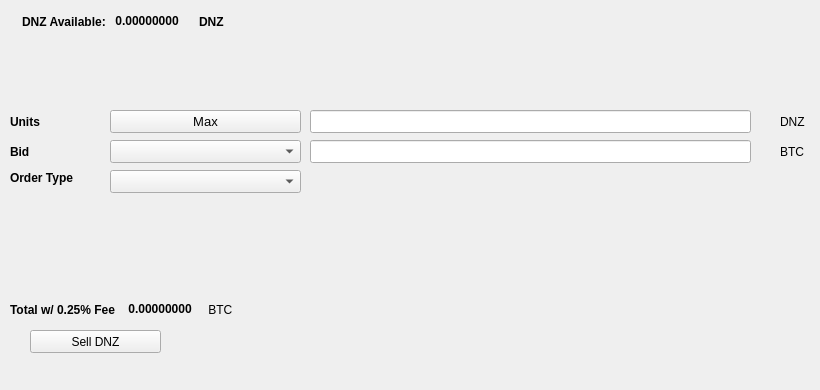
   <widget class="QWidget" name="SellTab">
    <attribute name="title">
     <string>Sell</string>
    </attribute>
    <widget class="QLabel" name="label_16">
     <property name="geometry">
      <rect>
       <x>780</x>
       <y>140</y>
       <width>31</width>
       <height>23</height>
      </rect>
     </property>
     <property name="text">
      <string>BTC</string>
     </property>
    </widget>
    <widget class="QComboBox" name="SellBidcomboBox">
     <property name="geometry">
      <rect>
       <x>110</x>
       <y>140</y>
       <width>191</width>
       <height>23</height>
      </rect>
     </property>
     <property name="font">
      <font>
       <pointsize>10</pointsize>
      </font>
     </property>
    </widget>
    <widget class="QLabel" name="label_18">
     <property name="geometry">
      <rect>
       <x>10</x>
       <y>110</y>
       <width>46</width>
       <height>23</height>
      </rect>
     </property>
     <property name="font">
      <font>
       <weight>75</weight>
       <bold>true</bold>
      </font>
     </property>
     <property name="text">
      <string>Units</string>
     </property>
    </widget>
    <widget class="QPushButton" name="Sell_Max_Amount">
     <property name="geometry">
      <rect>
       <x>110</x>
       <y>110</y>
       <width>191</width>
       <height>23</height>
      </rect>
     </property>
     <property name="font">
      <font>
       <pointsize>10</pointsize>
      </font>
     </property>
     <property name="text">
      <string>Max</string>
     </property>
    </widget>
    <widget class="QLabel" name="label_20">
     <property name="geometry">
      <rect>
       <x>10</x>
       <y>170</y>
       <width>91</width>
       <height>16</height>
      </rect>
     </property>
     <property name="font">
      <font>
       <weight>75</weight>
       <bold>true</bold>
      </font>
     </property>
     <property name="text">
      <string>Order Type</string>
     </property>
    </widget>
    <widget class="QComboBox" name="SellOrdertypeCombo">
     <property name="geometry">
      <rect>
       <x>110</x>
       <y>170</y>
       <width>191</width>
       <height>23</height>
      </rect>
     </property>
     <property name="font">
      <font>
       <pointsize>10</pointsize>
      </font>
     </property>
    </widget>
    <widget class="QLabel" name="label_21">
     <property name="geometry">
      <rect>
       <x>10</x>
       <y>140</y>
       <width>46</width>
       <height>23</height>
      </rect>
     </property>
     <property name="font">
      <font>
       <weight>75</weight>
       <bold>true</bold>
      </font>
     </property>
     <property name="text">
      <string>Bid</string>
     </property>
    </widget>
    <widget class="QLabel" name="label_22">
     <property name="geometry">
      <rect>
       <x>780</x>
       <y>110</y>
       <width>31</width>
       <height>23</height>
      </rect>
     </property>
     <property name="text">
      <string>DNZ</string>
     </property>
    </widget>
    <widget class="QLineEdit" name="UnitsInputDNZ">
     <property name="geometry">
      <rect>
       <x>310</x>
       <y>110</y>
       <width>441</width>
       <height>23</height>
      </rect>
     </property>
     <property name="font">
      <font>
       <pointsize>9</pointsize>
       <weight>75</weight>
       <bold>true</bold>
      </font>
     </property>
    </widget>
    <widget class="QLineEdit" name="SellBidPriceEdit">
     <property name="geometry">
      <rect>
       <x>310</x>
       <y>140</y>
       <width>441</width>
       <height>23</height>
      </rect>
     </property>
     <property name="font">
      <font>
       <pointsize>9</pointsize>
       <weight>75</weight>
       <bold>true</bold>
      </font>
     </property>
    </widget>
    <widget class="QPushButton" name="SellDNZBTN">
     <property name="geometry">
      <rect>
       <x>30</x>
       <y>330</y>
       <width>131</width>
       <height>23</height>
      </rect>
     </property>
     <property name="text">
      <string>Sell DNZ</string>
     </property>
     <property name="icon">
      <iconset resource="../dnz">
       <normaloff>:/icons/bitcoin</normaloff>:/icons/bitcoin</iconset>
     </property>
    </widget>
    <widget class="QWidget" name="layoutWidget3">
     <property name="geometry">
      <rect>
       <x>22</x>
       <y>12</y>
       <width>258</width>
       <height>19</height>
      </rect>
     </property>
     <layout class="QHBoxLayout" name="horizontalLayout">
      <item>
       <widget class="QLabel" name="label232_2">
        <property name="font">
         <font>
          <weight>75</weight>
          <bold>true</bold>
         </font>
        </property>
        <property name="text">
         <string>DNZ Available:</string>
        </property>
       </widget>
      </item>
      <item>
       <widget class="QLabel" name="DNZAvailableLabel">
        <property name="palette">
         <palette>
          <active>
           <colorrole role="WindowText">
            <brush brushstyle="SolidPattern">
             <color alpha="255">
              <red>0</red>
              <green>0</green>
              <blue>0</blue>
             </color>
            </brush>
           </colorrole>
           <colorrole role="Button">
            <brush brushstyle="SolidPattern">
             <color alpha="255">
              <red>0</red>
              <green>170</green>
              <blue>0</blue>
             </color>
            </brush>
           </colorrole>
           <colorrole role="Light">
            <brush brushstyle="SolidPattern">
             <color alpha="255">
              <red>0</red>
              <green>255</green>
              <blue>0</blue>
             </color>
            </brush>
           </colorrole>
           <colorrole role="Midlight">
            <brush brushstyle="SolidPattern">
             <color alpha="255">
              <red>0</red>
              <green>212</green>
              <blue>0</blue>
             </color>
            </brush>
           </colorrole>
           <colorrole role="Dark">
            <brush brushstyle="SolidPattern">
             <color alpha="255">
              <red>0</red>
              <green>85</green>
              <blue>0</blue>
             </color>
            </brush>
           </colorrole>
           <colorrole role="Mid">
            <brush brushstyle="SolidPattern">
             <color alpha="255">
              <red>0</red>
              <green>113</green>
              <blue>0</blue>
             </color>
            </brush>
           </colorrole>
           <colorrole role="Text">
            <brush brushstyle="SolidPattern">
             <color alpha="255">
              <red>0</red>
              <green>170</green>
              <blue>0</blue>
             </color>
            </brush>
           </colorrole>
           <colorrole role="BrightText">
            <brush brushstyle="SolidPattern">
             <color alpha="255">
              <red>255</red>
              <green>255</green>
              <blue>255</blue>
             </color>
            </brush>
           </colorrole>
           <colorrole role="ButtonText">
            <brush brushstyle="SolidPattern">
             <color alpha="255">
              <red>0</red>
              <green>0</green>
              <blue>0</blue>
             </color>
            </brush>
           </colorrole>
           <colorrole role="Base">
            <brush brushstyle="SolidPattern">
             <color alpha="255">
              <red>255</red>
              <green>255</green>
              <blue>255</blue>
             </color>
            </brush>
           </colorrole>
           <colorrole role="Window">
            <brush brushstyle="SolidPattern">
             <color alpha="255">
              <red>0</red>
              <green>170</green>
              <blue>0</blue>
             </color>
            </brush>
           </colorrole>
           <colorrole role="Shadow">
            <brush brushstyle="SolidPattern">
             <color alpha="255">
              <red>0</red>
              <green>0</green>
              <blue>0</blue>
             </color>
            </brush>
           </colorrole>
           <colorrole role="AlternateBase">
            <brush brushstyle="SolidPattern">
             <color alpha="255">
              <red>127</red>
              <green>212</green>
              <blue>127</blue>
             </color>
            </brush>
           </colorrole>
           <colorrole role="ToolTipBase">
            <brush brushstyle="SolidPattern">
             <color alpha="255">
              <red>255</red>
              <green>255</green>
              <blue>220</blue>
             </color>
            </brush>
           </colorrole>
           <colorrole role="ToolTipText">
            <brush brushstyle="SolidPattern">
             <color alpha="255">
              <red>0</red>
              <green>0</green>
              <blue>0</blue>
             </color>
            </brush>
           </colorrole>
          </active>
          <inactive>
           <colorrole role="WindowText">
            <brush brushstyle="SolidPattern">
             <color alpha="255">
              <red>0</red>
              <green>0</green>
              <blue>0</blue>
             </color>
            </brush>
           </colorrole>
           <colorrole role="Button">
            <brush brushstyle="SolidPattern">
             <color alpha="255">
              <red>0</red>
              <green>170</green>
              <blue>0</blue>
             </color>
            </brush>
           </colorrole>
           <colorrole role="Light">
            <brush brushstyle="SolidPattern">
             <color alpha="255">
              <red>0</red>
              <green>255</green>
              <blue>0</blue>
             </color>
            </brush>
           </colorrole>
           <colorrole role="Midlight">
            <brush brushstyle="SolidPattern">
             <color alpha="255">
              <red>0</red>
              <green>212</green>
              <blue>0</blue>
             </color>
            </brush>
           </colorrole>
           <colorrole role="Dark">
            <brush brushstyle="SolidPattern">
             <color alpha="255">
              <red>0</red>
              <green>85</green>
              <blue>0</blue>
             </color>
            </brush>
           </colorrole>
           <colorrole role="Mid">
            <brush brushstyle="SolidPattern">
             <color alpha="255">
              <red>0</red>
              <green>113</green>
              <blue>0</blue>
             </color>
            </brush>
           </colorrole>
           <colorrole role="Text">
            <brush brushstyle="SolidPattern">
             <color alpha="255">
              <red>0</red>
              <green>170</green>
              <blue>0</blue>
             </color>
            </brush>
           </colorrole>
           <colorrole role="BrightText">
            <brush brushstyle="SolidPattern">
             <color alpha="255">
              <red>255</red>
              <green>255</green>
              <blue>255</blue>
             </color>
            </brush>
           </colorrole>
           <colorrole role="ButtonText">
            <brush brushstyle="SolidPattern">
             <color alpha="255">
              <red>0</red>
              <green>0</green>
              <blue>0</blue>
             </color>
            </brush>
           </colorrole>
           <colorrole role="Base">
            <brush brushstyle="SolidPattern">
             <color alpha="255">
              <red>255</red>
              <green>255</green>
              <blue>255</blue>
             </color>
            </brush>
           </colorrole>
           <colorrole role="Window">
            <brush brushstyle="SolidPattern">
             <color alpha="255">
              <red>0</red>
              <green>170</green>
              <blue>0</blue>
             </color>
            </brush>
           </colorrole>
           <colorrole role="Shadow">
            <brush brushstyle="SolidPattern">
             <color alpha="255">
              <red>0</red>
              <green>0</green>
              <blue>0</blue>
             </color>
            </brush>
           </colorrole>
           <colorrole role="AlternateBase">
            <brush brushstyle="SolidPattern">
             <color alpha="255">
              <red>127</red>
              <green>212</green>
              <blue>127</blue>
             </color>
            </brush>
           </colorrole>
           <colorrole role="ToolTipBase">
            <brush brushstyle="SolidPattern">
             <color alpha="255">
              <red>255</red>
              <green>255</green>
              <blue>220</blue>
             </color>
            </brush>
           </colorrole>
           <colorrole role="ToolTipText">
            <brush brushstyle="SolidPattern">
             <color alpha="255">
              <red>0</red>
              <green>0</green>
              <blue>0</blue>
             </color>
            </brush>
           </colorrole>
          </inactive>
          <disabled>
           <colorrole role="WindowText">
            <brush brushstyle="SolidPattern">
             <color alpha="255">
              <red>0</red>
              <green>85</green>
              <blue>0</blue>
             </color>
            </brush>
           </colorrole>
           <colorrole role="Button">
            <brush brushstyle="SolidPattern">
             <color alpha="255">
              <red>0</red>
              <green>170</green>
              <blue>0</blue>
             </color>
            </brush>
           </colorrole>
           <colorrole role="Light">
            <brush brushstyle="SolidPattern">
             <color alpha="255">
              <red>0</red>
              <green>255</green>
              <blue>0</blue>
             </color>
            </brush>
           </colorrole>
           <colorrole role="Midlight">
            <brush brushstyle="SolidPattern">
             <color alpha="255">
              <red>0</red>
              <green>212</green>
              <blue>0</blue>
             </color>
            </brush>
           </colorrole>
           <colorrole role="Dark">
            <brush brushstyle="SolidPattern">
             <color alpha="255">
              <red>0</red>
              <green>85</green>
              <blue>0</blue>
             </color>
            </brush>
           </colorrole>
           <colorrole role="Mid">
            <brush brushstyle="SolidPattern">
             <color alpha="255">
              <red>0</red>
              <green>113</green>
              <blue>0</blue>
             </color>
            </brush>
           </colorrole>
           <colorrole role="Text">
            <brush brushstyle="SolidPattern">
             <color alpha="255">
              <red>0</red>
              <green>85</green>
              <blue>0</blue>
             </color>
            </brush>
           </colorrole>
           <colorrole role="BrightText">
            <brush brushstyle="SolidPattern">
             <color alpha="255">
              <red>255</red>
              <green>255</green>
              <blue>255</blue>
             </color>
            </brush>
           </colorrole>
           <colorrole role="ButtonText">
            <brush brushstyle="SolidPattern">
             <color alpha="255">
              <red>0</red>
              <green>85</green>
              <blue>0</blue>
             </color>
            </brush>
           </colorrole>
           <colorrole role="Base">
            <brush brushstyle="SolidPattern">
             <color alpha="255">
              <red>0</red>
              <green>170</green>
              <blue>0</blue>
             </color>
            </brush>
           </colorrole>
           <colorrole role="Window">
            <brush brushstyle="SolidPattern">
             <color alpha="255">
              <red>0</red>
              <green>170</green>
              <blue>0</blue>
             </color>
            </brush>
           </colorrole>
           <colorrole role="Shadow">
            <brush brushstyle="SolidPattern">
             <color alpha="255">
              <red>0</red>
              <green>0</green>
              <blue>0</blue>
             </color>
            </brush>
           </colorrole>
           <colorrole role="AlternateBase">
            <brush brushstyle="SolidPattern">
             <color alpha="255">
              <red>0</red>
              <green>170</green>
              <blue>0</blue>
             </color>
            </brush>
           </colorrole>
           <colorrole role="ToolTipBase">
            <brush brushstyle="SolidPattern">
             <color alpha="255">
              <red>255</red>
              <green>255</green>
              <blue>220</blue>
             </color>
            </brush>
           </colorrole>
           <colorrole role="ToolTipText">
            <brush brushstyle="SolidPattern">
             <color alpha="255">
              <red>0</red>
              <green>0</green>
              <blue>0</blue>
             </color>
            </brush>
           </colorrole>
          </disabled>
         </palette>
        </property>
        <property name="font">
         <font>
          <weight>75</weight>
          <bold>true</bold>
         </font>
        </property>
        <property name="text">
         <string> 0.00000000 </string>
        </property>
        <property name="textInteractionFlags">
         <set>Qt::LinksAccessibleByMouse|Qt::TextSelectableByKeyboard|Qt::TextSelectableByMouse</set>
        </property>
       </widget>
      </item>
      <item>
       <widget class="QLabel" name="labelDNZ">
        <property name="font">
         <font>
          <weight>75</weight>
          <bold>true</bold>
         </font>
        </property>
        <property name="text">
         <string>DNZ</string>
        </property>
       </widget>
      </item>
     </layout>
    </widget>
    <widget class="QWidget" name="layoutWidget">
     <property name="geometry">
      <rect>
       <x>10</x>
       <y>300</y>
       <width>268</width>
       <height>19</height>
      </rect>
     </property>
     <layout class="QHBoxLayout" name="horizontalLayout_2">
      <item>
       <widget class="QLabel" name="label_19">
        <property name="font">
         <font>
          <weight>75</weight>
          <bold>true</bold>
         </font>
        </property>
        <property name="text">
         <string>Total w/ 0.25% Fee </string>
        </property>
       </widget>
      </item>
      <item>
       <widget class="QLabel" name="SellCostLabel">
        <property name="palette">
         <palette>
          <active>
           <colorrole role="WindowText">
            <brush brushstyle="SolidPattern">
             <color alpha="255">
              <red>0</red>
              <green>0</green>
              <blue>0</blue>
             </color>
            </brush>
           </colorrole>
           <colorrole role="Button">
            <brush brushstyle="SolidPattern">
             <color alpha="255">
              <red>0</red>
              <green>170</green>
              <blue>0</blue>
             </color>
            </brush>
           </colorrole>
           <colorrole role="Light">
            <brush brushstyle="SolidPattern">
             <color alpha="255">
              <red>0</red>
              <green>255</green>
              <blue>0</blue>
             </color>
            </brush>
           </colorrole>
           <colorrole role="Midlight">
            <brush brushstyle="SolidPattern">
             <color alpha="255">
              <red>0</red>
              <green>212</green>
              <blue>0</blue>
             </color>
            </brush>
           </colorrole>
           <colorrole role="Dark">
            <brush brushstyle="SolidPattern">
             <color alpha="255">
              <red>0</red>
              <green>85</green>
              <blue>0</blue>
             </color>
            </brush>
           </colorrole>
           <colorrole role="Mid">
            <brush brushstyle="SolidPattern">
             <color alpha="255">
              <red>0</red>
              <green>113</green>
              <blue>0</blue>
             </color>
            </brush>
           </colorrole>
           <colorrole role="Text">
            <brush brushstyle="SolidPattern">
             <color alpha="255">
              <red>0</red>
              <green>170</green>
              <blue>0</blue>
             </color>
            </brush>
           </colorrole>
           <colorrole role="BrightText">
            <brush brushstyle="SolidPattern">
             <color alpha="255">
              <red>255</red>
              <green>255</green>
              <blue>255</blue>
             </color>
            </brush>
           </colorrole>
           <colorrole role="ButtonText">
            <brush brushstyle="SolidPattern">
             <color alpha="255">
              <red>0</red>
              <green>0</green>
              <blue>0</blue>
             </color>
            </brush>
           </colorrole>
           <colorrole role="Base">
            <brush brushstyle="SolidPattern">
             <color alpha="255">
              <red>255</red>
              <green>255</green>
              <blue>255</blue>
             </color>
            </brush>
           </colorrole>
           <colorrole role="Window">
            <brush brushstyle="SolidPattern">
             <color alpha="255">
              <red>0</red>
              <green>170</green>
              <blue>0</blue>
             </color>
            </brush>
           </colorrole>
           <colorrole role="Shadow">
            <brush brushstyle="SolidPattern">
             <color alpha="255">
              <red>0</red>
              <green>0</green>
              <blue>0</blue>
             </color>
            </brush>
           </colorrole>
           <colorrole role="AlternateBase">
            <brush brushstyle="SolidPattern">
             <color alpha="255">
              <red>127</red>
              <green>212</green>
              <blue>127</blue>
             </color>
            </brush>
           </colorrole>
           <colorrole role="ToolTipBase">
            <brush brushstyle="SolidPattern">
             <color alpha="255">
              <red>255</red>
              <green>255</green>
              <blue>220</blue>
             </color>
            </brush>
           </colorrole>
           <colorrole role="ToolTipText">
            <brush brushstyle="SolidPattern">
             <color alpha="255">
              <red>0</red>
              <green>0</green>
              <blue>0</blue>
             </color>
            </brush>
           </colorrole>
          </active>
          <inactive>
           <colorrole role="WindowText">
            <brush brushstyle="SolidPattern">
             <color alpha="255">
              <red>0</red>
              <green>0</green>
              <blue>0</blue>
             </color>
            </brush>
           </colorrole>
           <colorrole role="Button">
            <brush brushstyle="SolidPattern">
             <color alpha="255">
              <red>0</red>
              <green>170</green>
              <blue>0</blue>
             </color>
            </brush>
           </colorrole>
           <colorrole role="Light">
            <brush brushstyle="SolidPattern">
             <color alpha="255">
              <red>0</red>
              <green>255</green>
              <blue>0</blue>
             </color>
            </brush>
           </colorrole>
           <colorrole role="Midlight">
            <brush brushstyle="SolidPattern">
             <color alpha="255">
              <red>0</red>
              <green>212</green>
              <blue>0</blue>
             </color>
            </brush>
           </colorrole>
           <colorrole role="Dark">
            <brush brushstyle="SolidPattern">
             <color alpha="255">
              <red>0</red>
              <green>85</green>
              <blue>0</blue>
             </color>
            </brush>
           </colorrole>
           <colorrole role="Mid">
            <brush brushstyle="SolidPattern">
             <color alpha="255">
              <red>0</red>
              <green>113</green>
              <blue>0</blue>
             </color>
            </brush>
           </colorrole>
           <colorrole role="Text">
            <brush brushstyle="SolidPattern">
             <color alpha="255">
              <red>0</red>
              <green>170</green>
              <blue>0</blue>
             </color>
            </brush>
           </colorrole>
           <colorrole role="BrightText">
            <brush brushstyle="SolidPattern">
             <color alpha="255">
              <red>255</red>
              <green>255</green>
              <blue>255</blue>
             </color>
            </brush>
           </colorrole>
           <colorrole role="ButtonText">
            <brush brushstyle="SolidPattern">
             <color alpha="255">
              <red>0</red>
              <green>0</green>
              <blue>0</blue>
             </color>
            </brush>
           </colorrole>
           <colorrole role="Base">
            <brush brushstyle="SolidPattern">
             <color alpha="255">
              <red>255</red>
              <green>255</green>
              <blue>255</blue>
             </color>
            </brush>
           </colorrole>
           <colorrole role="Window">
            <brush brushstyle="SolidPattern">
             <color alpha="255">
              <red>0</red>
              <green>170</green>
              <blue>0</blue>
             </color>
            </brush>
           </colorrole>
           <colorrole role="Shadow">
            <brush brushstyle="SolidPattern">
             <color alpha="255">
              <red>0</red>
              <green>0</green>
              <blue>0</blue>
             </color>
            </brush>
           </colorrole>
           <colorrole role="AlternateBase">
            <brush brushstyle="SolidPattern">
             <color alpha="255">
              <red>127</red>
              <green>212</green>
              <blue>127</blue>
             </color>
            </brush>
           </colorrole>
           <colorrole role="ToolTipBase">
            <brush brushstyle="SolidPattern">
             <color alpha="255">
              <red>255</red>
              <green>255</green>
              <blue>220</blue>
             </color>
            </brush>
           </colorrole>
           <colorrole role="ToolTipText">
            <brush brushstyle="SolidPattern">
             <color alpha="255">
              <red>0</red>
              <green>0</green>
              <blue>0</blue>
             </color>
            </brush>
           </colorrole>
          </inactive>
          <disabled>
           <colorrole role="WindowText">
            <brush brushstyle="SolidPattern">
             <color alpha="255">
              <red>0</red>
              <green>85</green>
              <blue>0</blue>
             </color>
            </brush>
           </colorrole>
           <colorrole role="Button">
            <brush brushstyle="SolidPattern">
             <color alpha="255">
              <red>0</red>
              <green>170</green>
              <blue>0</blue>
             </color>
            </brush>
           </colorrole>
           <colorrole role="Light">
            <brush brushstyle="SolidPattern">
             <color alpha="255">
              <red>0</red>
              <green>255</green>
              <blue>0</blue>
             </color>
            </brush>
           </colorrole>
           <colorrole role="Midlight">
            <brush brushstyle="SolidPattern">
             <color alpha="255">
              <red>0</red>
              <green>212</green>
              <blue>0</blue>
             </color>
            </brush>
           </colorrole>
           <colorrole role="Dark">
            <brush brushstyle="SolidPattern">
             <color alpha="255">
              <red>0</red>
              <green>85</green>
              <blue>0</blue>
             </color>
            </brush>
           </colorrole>
           <colorrole role="Mid">
            <brush brushstyle="SolidPattern">
             <color alpha="255">
              <red>0</red>
              <green>113</green>
              <blue>0</blue>
             </color>
            </brush>
           </colorrole>
           <colorrole role="Text">
            <brush brushstyle="SolidPattern">
             <color alpha="255">
              <red>0</red>
              <green>85</green>
              <blue>0</blue>
             </color>
            </brush>
           </colorrole>
           <colorrole role="BrightText">
            <brush brushstyle="SolidPattern">
             <color alpha="255">
              <red>255</red>
              <green>255</green>
              <blue>255</blue>
             </color>
            </brush>
           </colorrole>
           <colorrole role="ButtonText">
            <brush brushstyle="SolidPattern">
             <color alpha="255">
              <red>0</red>
              <green>85</green>
              <blue>0</blue>
             </color>
            </brush>
           </colorrole>
           <colorrole role="Base">
            <brush brushstyle="SolidPattern">
             <color alpha="255">
              <red>0</red>
              <green>170</green>
              <blue>0</blue>
             </color>
            </brush>
           </colorrole>
           <colorrole role="Window">
            <brush brushstyle="SolidPattern">
             <color alpha="255">
              <red>0</red>
              <green>170</green>
              <blue>0</blue>
             </color>
            </brush>
           </colorrole>
           <colorrole role="Shadow">
            <brush brushstyle="SolidPattern">
             <color alpha="255">
              <red>0</red>
              <green>0</green>
              <blue>0</blue>
             </color>
            </brush>
           </colorrole>
           <colorrole role="AlternateBase">
            <brush brushstyle="SolidPattern">
             <color alpha="255">
              <red>0</red>
              <green>170</green>
              <blue>0</blue>
             </color>
            </brush>
           </colorrole>
           <colorrole role="ToolTipBase">
            <brush brushstyle="SolidPattern">
             <color alpha="255">
              <red>255</red>
              <green>255</green>
              <blue>220</blue>
             </color>
            </brush>
           </colorrole>
           <colorrole role="ToolTipText">
            <brush brushstyle="SolidPattern">
             <color alpha="255">
              <red>0</red>
              <green>0</green>
              <blue>0</blue>
             </color>
            </brush>
           </colorrole>
          </disabled>
         </palette>
        </property>
        <property name="font">
         <font>
          <weight>75</weight>
          <bold>true</bold>
         </font>
        </property>
        <property name="autoFillBackground">
         <bool>false</bool>
        </property>
        <property name="text">
         <string> 0.00000000</string>
        </property>
        <property name="textInteractionFlags">
         <set>Qt::LinksAccessibleByMouse|Qt::TextSelectableByMouse</set>
        </property>
       </widget>
      </item>
      <item>
       <widget class="QLabel" name="label_17">
        <property name="font">
         <font>
          <weight>50</weight>
          <bold>false</bold>
         </font>
        </property>
        <property name="text">
         <string> BTC</string>
        </property>
       </widget>
      </item>
     </layout>
    </widget>
    <widget class="QLabel" name="label_23">
     <property name="geometry">
      <rect>
       <x>460</x>
       <y>300</y>
       <width>281</width>
       <height>81</height>
      </rect>
     </property>
     <property name="text">
      <string/>
     </property>
     <property name="pixmap">
      <pixmap>:/images/bittrex</pixmap>
     </property>
    </widget>
   </widget>
